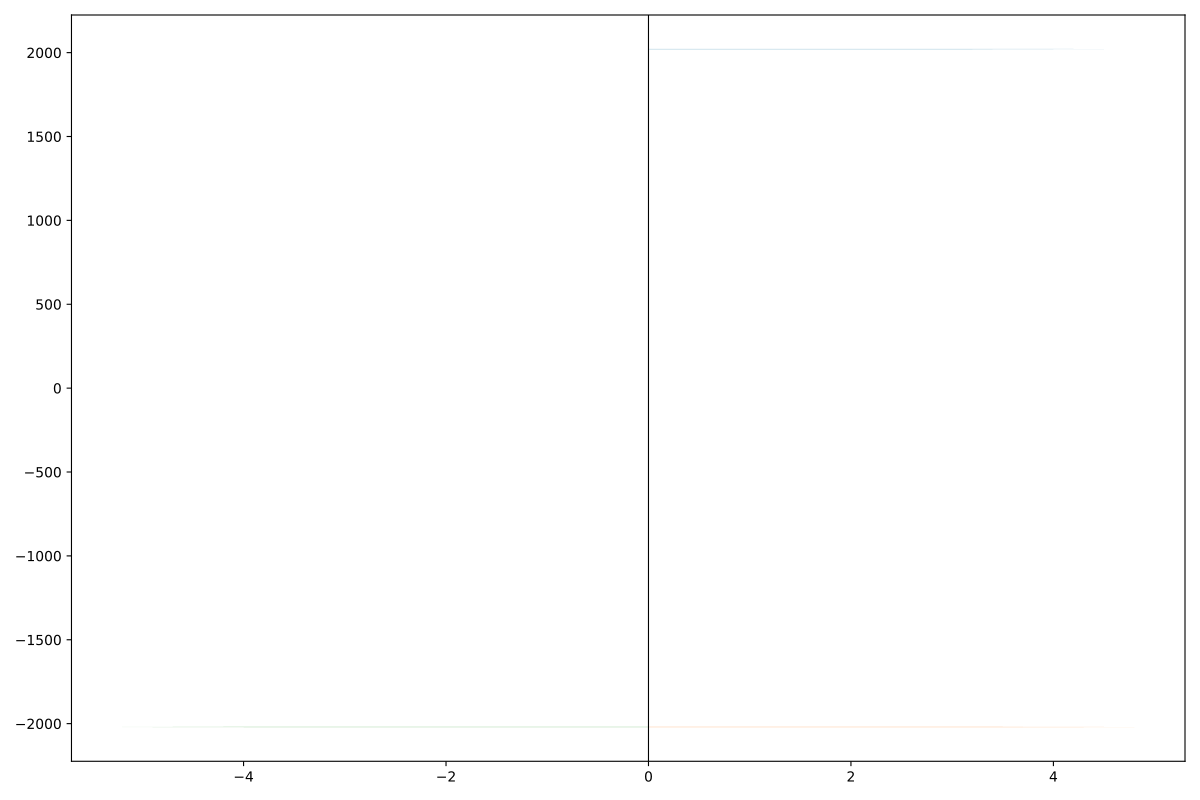

The Python source for this figure:
import matplotlib.pyplot as plt
import numpy as np

years = np.array([2018, 2019, 2020, 2021, 2022])
screen_time_data = {
    '12-13 years': np.array([3.4, 4.5, 3.2, 4.0, 4.2]), 
    '14-15 years': np.array([4.5, 3.5, 3.7, 4.8, 4.3]),
    '16-17 years': np.array([-4.2, -4.7, -5.2, -4.9, -4.0])
}

fig, ax = plt.subplots(figsize=(12, 8))
bar_width = 0.35

for i, (age_group, data) in enumerate(screen_time_data.items()):
    ax.barh(years if i == 0 else -years, data, bar_width, color=f'C{i}', alpha=0.7)

plt.axvline(0, color='black', linewidth=0.8)
plt.tight_layout()

plt.show()
